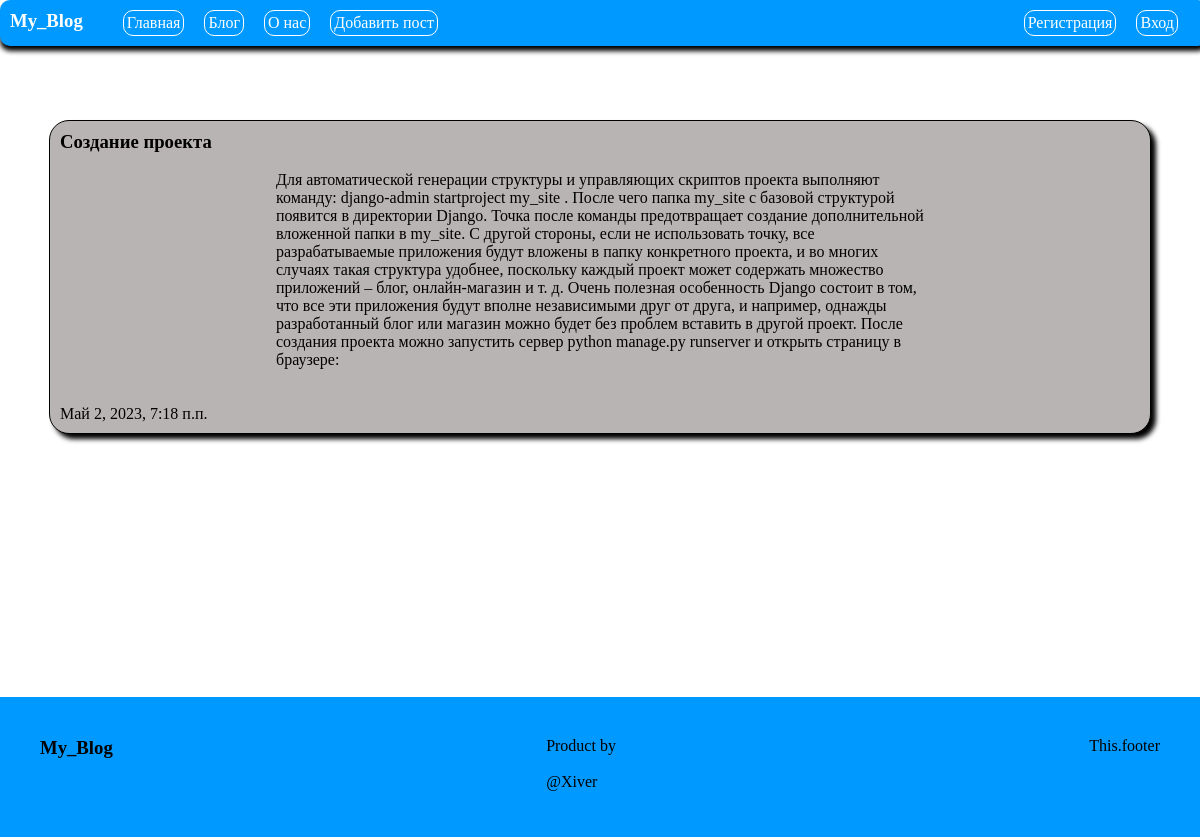
Page /blog/3 on the committed database.
### blog/models.py (models this page shows, shortened)
class Post(models.Model):
    title = models.CharField('Заголовок', max_length=50)
    anons = models.CharField('Анонс', max_length=250)
    text = models.TextField('Статья')
    date = models.DateTimeField('Дата публикации')
    class Meta:
        verbose_name = 'Новость'
        verbose_name_plural = 'Новости'

### blog/views.py (the view)
# urls.py: path('blog/<int:pk>', views.PostsView.as_view(), name='post'),
class PostsView(DetailView): # Класс динамических страниц,наслед. от DetailView
    model = Post             # Указать модель с которой работаем
    template_name = 'blog/post.html' #Указать какой шаблон будет обрабатывать
    context_object_name = 'post' #Ключ для передачи в шаблон

### blog/templates/blog/post.html (shortened to what this page needs)
{% extends "blog/layout.html" %}
{% block content %}
<main>
    <div class="card">
        <h3>{{ post.title }}</h3><br>
        <div class="text_post">
            <p>{{ post.text }}</p>
        </div><br>
        <p>{{ post.author }}</p><br>
        <p>{{ post.date }}</p>
    </div>
</main>
{% endblock %}

### blog/static/blog/css/style.css (style rules this page uses)
* { margin: 0; padding: 0; }
body { background-color: white; height: 100vh; }
main { min-height: calc(78.4vh - 100px); background-color: white; width: 100%; height: auto; margin-left: auto; margin-right: auto; margin-top: 0; margin-bottom: 20px; padding-top: 100px; padding-bottom: 50px; }
.card { background-color: rgb(185, 180, 180); margin-left: auto; margin-right: auto; width: 90%; border: 1px solid; box-shadow: 5px 5px 5px black; margin-top: 20px; border-radius: 20px; padding: 10px; }
.text_post { width: 60%; margin-left: auto; margin-right: auto; }

### rows in the picture
Post: title "Создание проекта", text "Для автоматической генерации структуры и управляющих скриптов проекта выполняют команду: django-admin startproject my_site . После чего папка my_site с базовой структурой появится в директории Django. Точка после команды предотвращает создание дополнительной вложенной папки в my_site. С другой стороны, если не использовать точку, все разрабатываемые приложения будут вложены в папку конкретного проекта, и во многих случаях такая структура удобнее, поскольку каждый проект может содержать множество приложений – блог, онлайн-магазин и т. д. Очень полезная особенность Django состоит в том, что все эти приложения будут вполне независимыми друг от друга, и например, однажды разработанный блог или…", date "Май 2, 2023, 7:18 п.п."
